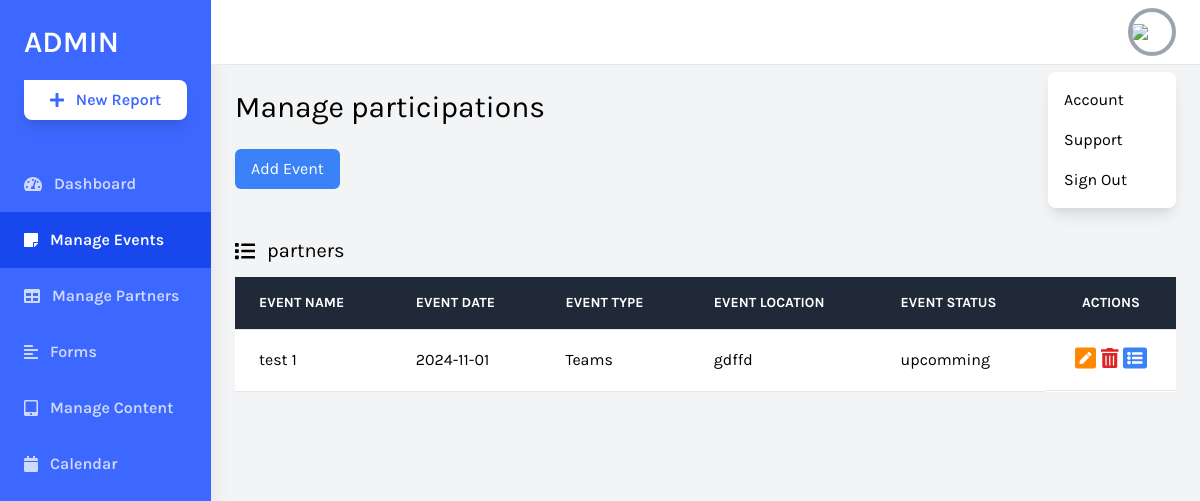
The page /daskboard/events.php on the database as committed earlier.
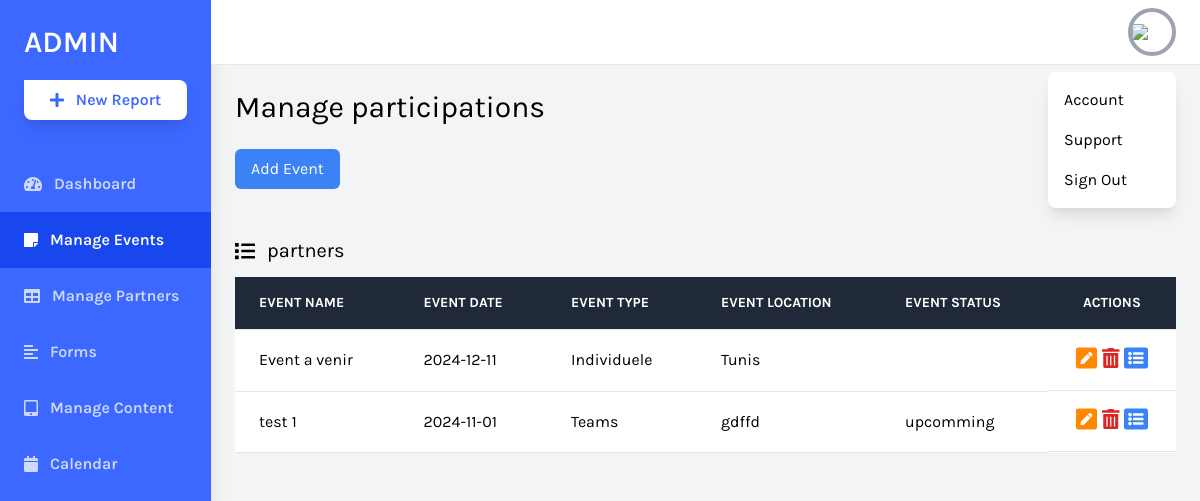
The same page on the database as committed later.
### tables this page shows
CREATE TABLE `evenements` (
  `IDevent` int(11) NOT NULL,
  `Nom` varchar(20) NOT NULL,
  `Description` varchar(1000) NOT NULL,
  `Location` varchar(100) NOT NULL,
  `Date` date NOT NULL,
  `startTime` time NOT NULL,
  `endTime` time NOT NULL,
  `eventType` varchar(20) NOT NULL,
  `Status` varchar(20) NOT NULL,
  `eventImage` blob NOT NULL
);

### daskboard/events.php (the view, shortened to what the changed rows need)
<?php
include "conn.php";
$req = "select * from evenements";
$res = mysqli_query($conn, $req);
?>
<!DOCTYPE html>
<html lang="en">
<head>
    <link rel="stylesheet" href="https://cdnjs.cloudflare.com/ajax/libs/font-awesome/4.7.0/css/font-awesome.min.css">
    <link href="https://cdnjs.cloudflare.com/ajax/libs/tailwindcss/2.2.19/tailwind.min.css" rel="stylesheet">
</head>
<body class="bg-gray-100 font-family-karla flex">
    <div class="relative w-full flex flex-col h-screen overflow-y-hidden">
        <div class="w-full h-screen overflow-x-hidden border-t flex flex-col">
            <main class="w-full flex-grow p-6">
                <h1 class="text-3xl text-black pb-6">Manage participations</h1>
                <div class="w-full mt-12">
                    <div class="bg-white overflow-auto">
                        <table class="text-left w-full border-collapse">
                            <thead>
                                <tr class="bg-gray-800 text-white">
                                    <th
                                        class="py-4 px-6 bg-grey-lightest font-bold uppercase text-sm text-grey-dark border-b border-grey-light">
                                        Event Name</th>
                                    <th
                                        class="py-4 px-6 bg-grey-lightest font-bold uppercase text-sm text-grey-dark border-b border-grey-light">
                                        Event Date</th>
                                    <th
                                        class="py-4 px-6 bg-grey-lightest font-bold uppercase text-sm text-grey-dark border-b border-grey-light">
                                        Event Type</th>
                                    <th
                                        class="py-4 px-6 bg-grey-lightest font-bold uppercase text-sm text-grey-dark border-b border-grey-light">
                                        Event Location</th>
                                    <th
                                        class="py-4 px-6 bg-grey-lightest font-bold uppercase text-sm text-grey-dark border-b border-grey-light">
                                        Event Status</th>
                                    <th
                                        class="text-center py-4 px-6 bg-grey-lightest font-bold uppercase text-sm text-grey-dark border-b border-grey-light">
                                        Actions</th>
                                </tr>
                            </thead>
                            <tbody>
                                <tr class="hover:bg-grey-lighter">
                                    <?php
                                    if(mysqli_num_rows($res)) {
                                        while($row = mysqli_fetch_assoc($res)) {
                                            echo "<td class='py-4 px-6 border-b border-grey-light'>" .$row['Nom'] ."</td>";
                                            echo "<td class='py-4 px-6 border-b border-grey-light'>" .$row['Date'] ."</td>";
                                            echo "<td class='py-4 px-6 border-b border-grey-light'>" .$row['eventType'] ."</td>";
                                            echo "<td class='py-4 px-6 border-b border-grey-light'>" .$row['Location'] ."</td>";
                                            echo "<td class='py-4 px-6 border-b border-grey-light'>" .$row['Status'] ."</td>";
                                            echo "<td class='py-4 px-6 border-b border-grey-light flex items-center justify-evenly'>
                                            <a href='editEvent.php?eventID=".$row['IDevent']."'>
                                            <i class='fas fa-pen-square text-2xl'
                                                style='color: rgb(255, 136, 0);'></i></a>
                                        <a href='deteleEvent.php?eventID=".$row['IDevent']."'>
                                            <i class='fas fa-trash-alt text-xl text-red-600' aria-hidden='true'></i></a>
                                        <a href='participants.php?eventID=".$row['IDevent']."'>
                                            <i class='fas fa-list-alt text-2xl text-blue-500' aria-hidden='true'></i>
                                        </a>
                                    </td>
                                </tr>";
                                        }
                                    }
                                    ?>
                            </tbody>
                        </table>
                    </div>
            </main>
        </div>
    </div>
</body>
</html>

Rows that differ between the two databases and show on the page:
added evenements: Nom "Event a venir", Date "2024-12-11", eventType "Individuele", Location "Tunis"
